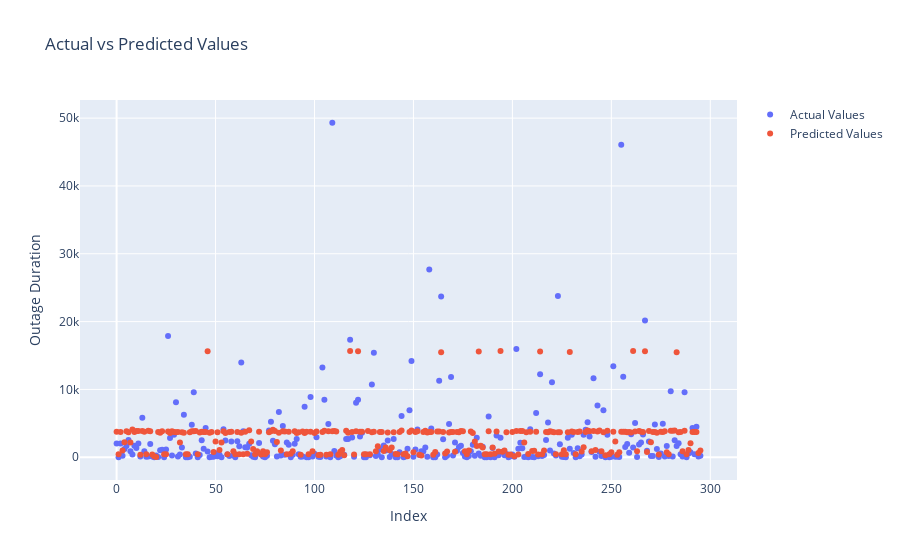

Notebook source saved alongside this figure:
### Code cell
trace0 = go.Scatter(
    x=np.arange(len(y_test)),
    y=y_test,
    mode='markers',
    name='Actual Values'
)
trace1 = go.Scatter(
    x=np.arange(len(y_pred)),
    y=y_pred,
    mode='markers',
    name='Predicted Values'
)

# Create layout
layout = go.Layout(
    title='Actual vs Predicted Values',
    xaxis=dict(title='Index'),
    yaxis=dict(title='Outage Duration')
)

# Create figure and add traces
fig = go.Figure(data=[trace0, trace1], layout=layout)

# Show plot
fig.show()

### Figure 1 — Plotly figure (JSON) as saved in the notebook; plotly's stock layout.template omitted (floating-point values rounded to 4 significant figures; data arrays with more than 128 entries replaced by an {"elided": "..."} marker saying what was removed)
{"data": [{"mode": "markers", "name": "Actual Values", "type": "scatter", "x": {"elided": "296 int values"}, "y": {"elided": "296 int values"}}, {"mode": "markers", "name": "Predicted Values", "type": "scatter", "x": {"elided": "296 int values"}, "y": {"elided": "296 float values"}}], "layout": {"title": {"text": "Actual vs Predicted Values"}, "xaxis": {"title": {"text": "Index"}}, "yaxis": {"title": {"text": "Outage Duration"}}}}
